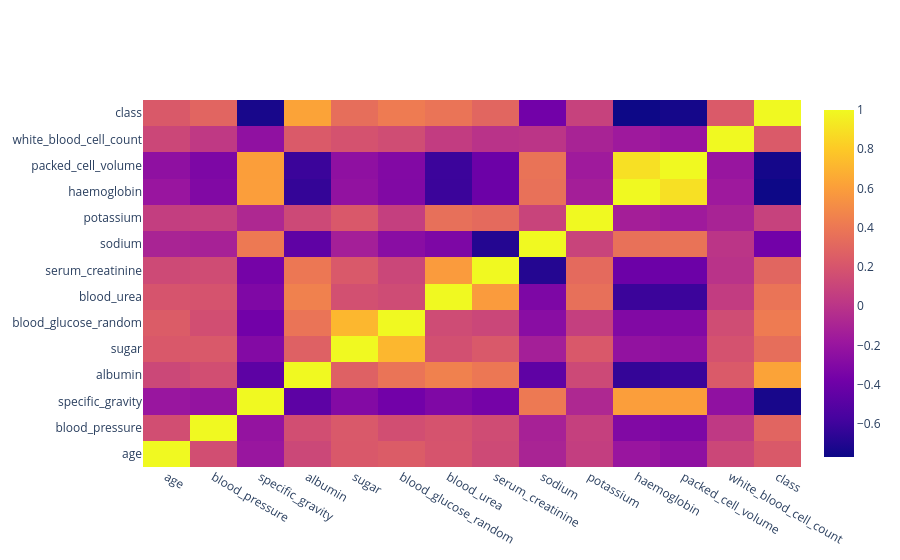

The notebook cell saved with this chart:
### Code cell
fig = go.Figure(data = go.Heatmap(z=corr.values, x=corr.columns, y= corr.index))
fig.show()

### Figure 1 — Plotly figure (JSON) as saved in the notebook; plotly's stock layout.template omitted (floating-point values rounded to 4 significant figures; data arrays with more than 128 entries replaced by an {"elided": "..."} marker saying what was removed)
{"data": [{"type": "heatmap", "x": ["age", "blood_pressure", "specific_gravity", "albumin", "sugar", "blood_glucose_random", "blood_urea", "serum_creatinine", "sodium", "potassium", "haemoglobin", "packed_cell_volume", "white_blood_cell_count", "class"], "y": ["age", "blood_pressure", "specific_gravity", "albumin", "sugar", "blood_glucose_random", "blood_urea", "serum_creatinine", "sodium", "potassium", "haemoglobin", "packed_cell_volume", "white_blood_cell_count", "class"], "z": {"elided": "14x14 float values"}}], "layout": {}}
